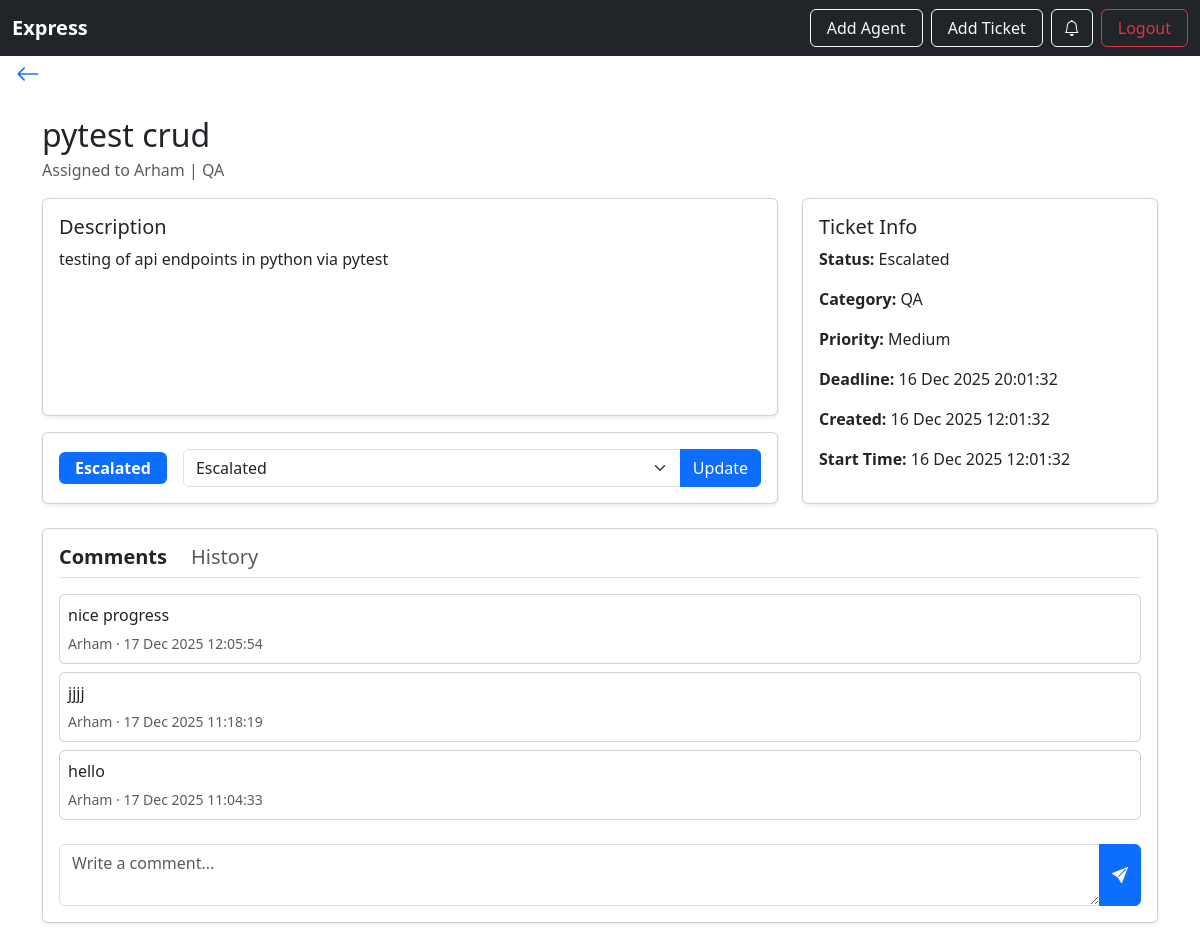
Before: /ticket/3/ (signed in) with the older database file.
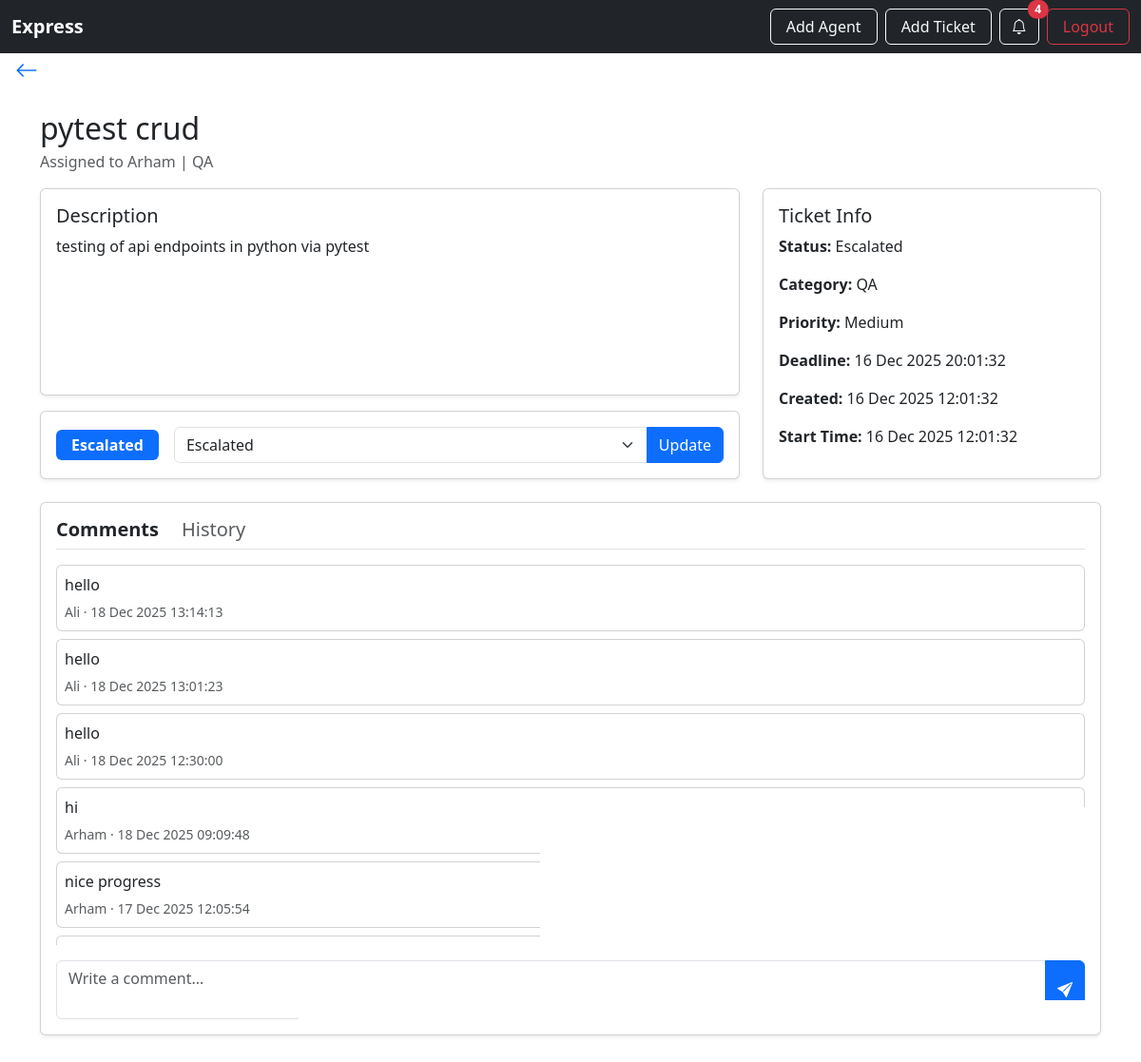
After: the same page with the newer database file.
### ticketing/models/comments.py (models this page shows, shortened)
class Thread(models.Model):
    thread_group = models.UUIDField(default=uuid.uuid4, editable=False)
    body = models.TextField(max_length=450)
    commented_by = models.ForeignKey(AppUser, on_delete=models.CASCADE)
    created_at = models.DateTimeField(auto_now_add=True)

### ticketing/models/users.py (models this page shows)
class AppUser(models.Model):
    account_id=models.ForeignKey(Account,on_delete=models.CASCADE)
    name = models.CharField(max_length=255)
    email = models.EmailField()
    password = models.CharField(max_length=72)
    job_title = models.CharField(max_length=20)
    role = models.CharField(
        choices=UserType.choices,
        default=UserType.CUSTOMER
    )
    is_active = models.BooleanField(default=True)
    deleted_at = models.DateTimeField(null=True, blank=True)
    class Meta:
        constraints=[
            UniqueConstraint(fields=('account_id','email'),name='unique_agent')
        ]

### ticketing/views/ticket_views.py (the view, shortened to what this page needs)
# urls.py: path("<int:pk>/", TicketDetailView.as_view(), name="ticket_detail"),
class TicketDetailView(AccountAwareMixin, View):
    login_url = "/login/"
    def get(self, request, pk):
        ticket = get_object_or_404(Ticket, pk=pk)
        if request.user.account_id != ticket.creator_id.account_id:
            return HttpResponseForbidden("You cannot view this ticket.")
        comments = Thread.objects.filter(
            comment_entry__ticket=ticket
        ).order_by("-created_at")
        history = TicketHistory.objects.filter(
            ticket=ticket
        ).select_related("updated_by").order_by("-updated_at")
        form = ThreadForm()
        current_status = ticket.status.status
        allowed = get_allowed_transitions(current_status)
        allowed.append(current_status)
        if "In-Progress" in allowed and not ticket.assignee_id:
            allowed.remove("In-Progress")
        allowed_statuses = TicketStatus.objects.filter(
            status__in=allowed
        )
        replies_dict = {}
        for comment in comments:
            replies = Thread.objects.filter(
                thread_group=comment.thread_group
            ).exclude(id=comment.id).order_by("created_at")
            replies_dict[comment.id] = replies
        return render(request, "ticket_detail.html", {
            "ticket": ticket,
            "comments": comments,
            "history": history,
            "replies_dict": replies_dict,
            "form": form,
            "allowed_statuses": allowed_statuses,
        })

### ticketing/serializers/comment_form.py
class ThreadForm(forms.ModelForm):
    class Meta:
        model = Thread
        fields = ["body"]
        widgets = {
            "body": forms.Textarea(
                attrs={
                    "rows": 2,
                    "placeholder": "Write a comment...",
                    "class": "form-control",
                }
            )
        }

### ticketing/models/tickets.py (called while the page is built)
    def __str__(self):
        return self.status

    def __str__(self):
        return self.priority

### ticketing/notification_context.py (called while the page is built)
def notifications_processor(request):
    user = getattr(request, "user", None)
    if not user or not getattr(user, "id", None):
        return {"notifications": [], "unread_count": 0}
    qs = NotificationRecipient.objects.filter(
        user_id=user.id
    ).select_related(
        "notification", "notification__ticket"
    ).order_by("-notification__sent_at")
    unread_count = qs.filter(is_read=False).count()
    notifications = qs[:10]
    return {
        "notifications": notifications,
        "unread_count": unread_count
    }

### ticketing/templates/ticket_detail.html (shortened to what the changed rows need)
{% load static %}
<!DOCTYPE html>
<html lang="en">
<head>
    <link rel="stylesheet" href="{% static 'css/bootstrap.min.css' %}">
    <link rel="stylesheet"
          href="https://cdn.jsdelivr.net/npm/bootstrap-icons@1.11.1/font/bootstrap-icons.css">
</head>
<body>
{% if user.role == 'Customer' %}
    {% include "customer_navbar.html" %}
{% else %}
    {% include "agent_navbar.html" %}
{% endif %}
<div class="container mt-4 d-flex justify-content-center">
    <div class="w-100" style="max-width:1400px;">
        <div class="mb-3">
            <h2 class="mb-1">{{ ticket.title }}</h2>
        </div>
        <div class="card shadow-sm mb-5">
            <div class="card-body">
                <div id="comments" class="tab-body">
                    <div style="max-height:400px; overflow-y:auto;" class="mb-3">
                        {% for comment in comments %}
                            <div class="card mb-2">
                                <div class="card-body p-2">
                                    <p class="mb-1">{{ comment.body }}</p>
                                    <small class="text-muted">
                                        {{ comment.commented_by.name }} ·
                                        {{ comment.created_at|date:"d M Y H:i:s" }}
                                    </small>
                                </div>
                            </div>
                        {% empty %}
                            <p class="text-muted text-center">No comments yet.</p>
                        {% endfor %}
                    </div>
                </div>
            </div>
        </div>
    </div>
</div>
</body>
</html>

### ticketing/templates/customer_navbar.html (shortened to what this page needs)
<nav class="navbar navbar-expand-lg navbar-dark bg-dark">
    <div class="container-fluid">
        <a class="navbar-brand fw-bold" href="{% url 'customer_dashboard_page' %}">{{ user.account_id.portal }}</a>
        <div class="collapse navbar-collapse" id="navbarNav">
            <ul class="navbar-nav ms-auto">
                <li class="nav-item me-2">
                    <a class="btn btn-outline-light px-3" href="{% url 'create-agent_api' %}">
                        Add Agent
                    </a>
                </li>
                <li class="nav-item me-2">
                    <a class="btn btn-outline-light px-3" href="{% url 'create-ticket' %}">
                        Add Ticket
                    </a>
                </li>
                <li class="nav-item me-2">
                    <button type="button" class="btn btn-outline-light position-relative" data-bs-toggle="modal" data-bs-target="#notificationsModal">
                        <i class="bi bi-bell"></i>
                        {% if unread_count > 0 %}
                        <span class="position-absolute top-0 start-100 translate-middle badge rounded-pill bg-danger">
                            {{ unread_count }}
                        </span>
                        {% endif %}
                    </button>
                </li>
                <li class="nav-item">
                    <a class="btn btn-outline-danger px-3" href="{% url 'logout' %}">
                        Logout
                    </a>
                </li>
            </ul>
        </div>
    </div>
</nav>

Changed rows visible on the page:
no longer on this page (row unchanged): Thread: body "jjjj", commented_by.name "Arham", created_at "17 Dec 2025 11:18:19"
no longer on this page (row unchanged): Thread: body "hello", commented_by.name "Arham", created_at "17 Dec 2025 11:04:33"
added Thread: body "hello", commented_by.name "Ali", created_at "18 Dec 2025 13:14:13"
added Thread: body "hello", commented_by.name "Ali", created_at "18 Dec 2025 13:01:23"
added Thread: body "hello", commented_by.name "Ali", created_at "18 Dec 2025 12:30:00"
added Thread: body "hi", commented_by.name "Arham", created_at "18 Dec 2025 09:09:48"
Other visible differences:
{{ unread_count }}: (not shown) → "4"
